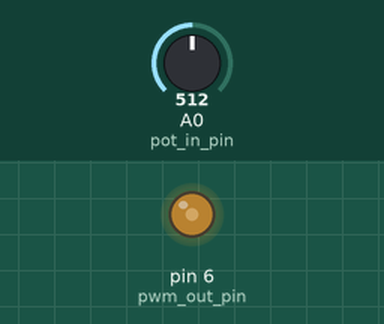
This sketch was run on a simulated Arduino Uno, built with avr-gcc and run on an emulated ATmega328P. On the bench: output pins drawn as LEDs (lit = HIGH). The inputs (shaded band) are chosen by the test bench; at power-on: A0 (pot_in_pin) = 512.

Above: at 1.2 s.
1.3 s: A0 (pot_in_pin) set to 716
At 2.4 s:
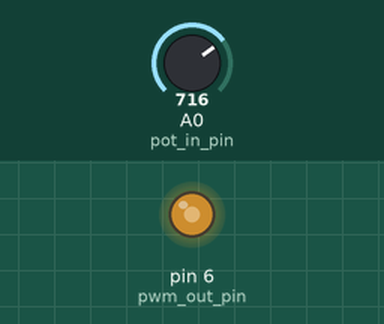
2.8 s: A0 (pot_in_pin) set to 1023
At 3.7 s:
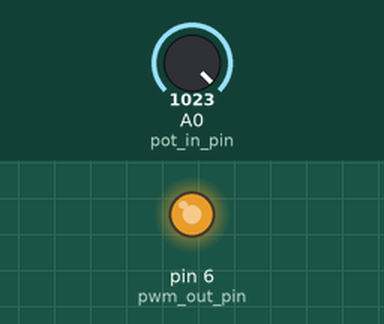
4.3 s: A0 (pot_in_pin) set to 306
At 4.9 s:
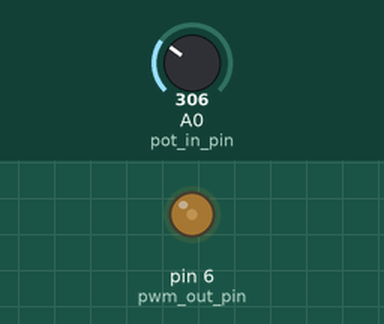
5.8 s: A0 (pot_in_pin) set to 0
At 6.1 s:
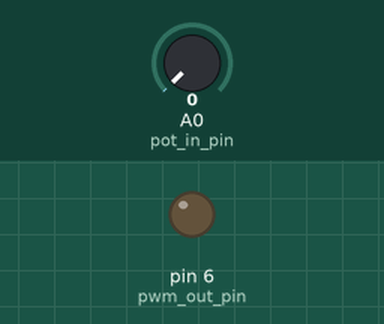
7.3 s: A0 (pot_in_pin) set to 511
At 8.5 s:
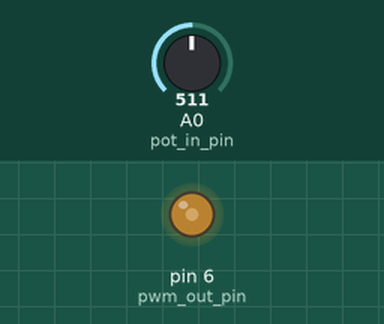
Timing chart, 0 to 9.8 s (numbered marks = the images above; inputs shaded):
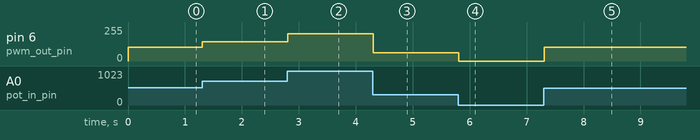

Measured:
- after the input at 1.3 s, pin 6 (pwm_out_pin): 102/255 → 143/255 at once
- after the input at 2.8 s, pin 6 (pwm_out_pin): 143/255 → 204/255 at once
- after the input at 4.3 s, pin 6 (pwm_out_pin): 204/255 → 61/255 at once
- after the input at 5.8 s, pin 6 (pwm_out_pin): 61/255 → 0/255 at once
- after the input at 7.3 s, pin 6 (pwm_out_pin): 0/255 → 102/255 at once

The sketch:

PotCntldPWM.ino
```cpp
// include the library code:

int pwm_out_pin = 6;
int pot_in_pin = A0;

int pot_value = 0;

void setup() {
  pinMode(pwm_out_pin, OUTPUT);
  pinMode(pot_in_pin, INPUT);
}

void loop() {
  pot_value = analogRead(pot_in_pin);
  analogWrite(pwm_out_pin, pot_value/5);
  delay(100);
}
```
